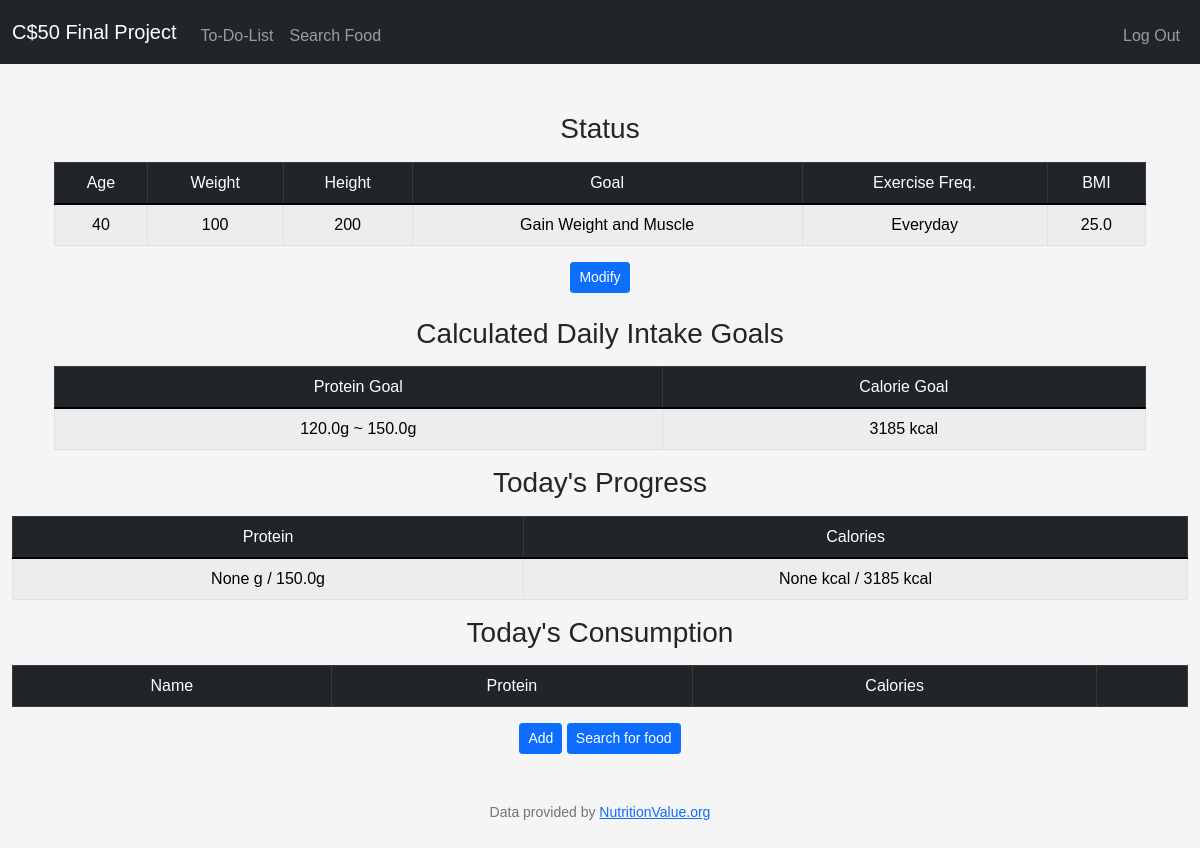
Page / (signed in) on the earlier database version.
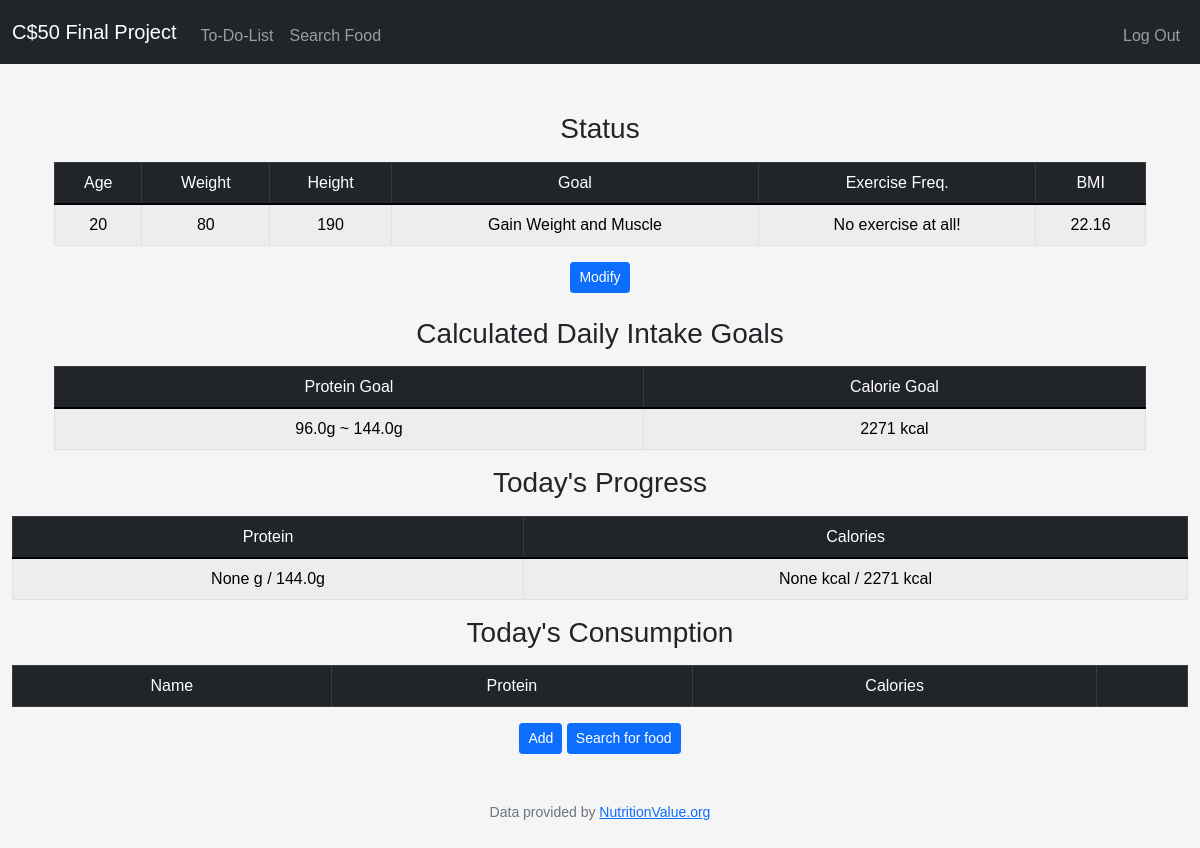
Same page on the later database version.
### tables this page shows
CREATE TABLE build (
id INTEGER PRIMARY KEY AUTOINCREMENT NOT NULL,
user_id INT,
height NUMERIC NOT NULL,
weight NUMERIC NOT NULL,
freq NUMERIC NOT NULL,
goal NUMERIC NOT NULL, age NUMERIC NOT NULL DEFAULT(0), sex INT,
FOREIGN KEY (user_id) REFERENCES users(id)
);

### app.py (the view, shortened to what this page needs)
@app.route("/", methods=["GET", "POST"])
@login_required
def index():
    if request.method == "GET":
        bmi_res = bmi(session["user_id"])
        bmr_res = bmr(session["user_id"])
        body_type = define_user(session["user_id"], bmi_res)
        intake = calculate(session["user_id"], body_type, bmr_res)
        daily_diet = db.execute("SELECT * FROM daily_diet WHERE user_id = ? AND date = ?", session["user_id"], formatted_datetime)
        daily_progress = db.execute("SELECT SUM(protein) AS pro_sum, SUM(calories) AS cal_sum FROM daily_diet WHERE date = ? AND user_id = ?", formatted_datetime, session["user_id"])
        status = db.execute("SELECT * FROM build WHERE user_id = ?", session["user_id"])
        return render_template("index.html", protein_min=intake["pro_min"], protein_max=intake["pro_max"], calorie=round(intake["calorie"]), daily_diet=daily_diet, pro_progress=daily_progress[0]["pro_sum"], cal_progress=daily_progress[0]["cal_sum"], bmi=bmi_res, status=status)

### app.py (called while the page is built)
@app.after_request
def after_request(response):
    response.headers["Cache-Control"] = "no-cache, no-store, must-revalidate"
    response.headers["Expires"] = 0
    response.headers["Pragma"] = "no-cache"
    return response

### helpers.py (called while the page is built)
def login_required(f):
    @wraps(f)
    def decorated_function(*args, **kwargs):
        if session.get("user_id") is None:
            return redirect("/login")
        return f(*args, **kwargs)
    return decorated_function

def define_user(user_id, bmi):
    data = db.execute("SELECT * FROM build WHERE user_id = ?", user_id)
    body_type = {}
    if bmi <= 18.5:
        body_type["bmi"] = 0
    elif bmi > 18.5 and bmi <= 24.9:
        body_type["bmi"] = 1
    elif bmi >= 25 and bmi <= 29.9:
        body_type["bmi"] = 2
    else:
        body_type["bmi"] = 3
    if data[0]["freq"] == 0:
        body_type["exercise_level"] = "sedentary"
    else:
        body_type["exercise_level"] = "active"
    return body_type

def bmi(user_id):
    data = db.execute("SELECT height, weight FROM build WHERE user_id = ?", user_id)
    return float("{:.2f}".format(float(data[0]["weight"] / (float(data[0]["height"])/100) ** 2)))

def bmr(user_id):
    data = db.execute("SELECT sex, age, height, weight FROM build WHERE user_id = ?", user_id)
    if data[0]["sex"] == 0:
        return 10 * data[0]["weight"] + 6.25 * data[0]["height"] - 5 * data[0]["age"] + 5
    else:
        return 10 * data[0]["weight"] + 6.25 * data[0]["height"] - 5 * data[0]["age"] - 161

### templates/index.html (shortened to what this page needs)
{% extends "layout.html" %}
{% block main %}
    <div class="container">
        <div class="container">
            <h3 class="mb-3">Status</h3>
            <table class="table mb-3 table-dark table-bordered table-striped">
                <thead>
                    <tr>
                        <td>Age</td>
                        <td>Weight</td>
                        <td>Height</td>
                        <td>Goal</td>
                        <td>Exercise Freq.</td>
                        <td>BMI</td>
                    </tr>
                </thead>
                <tbody class="table-light">
                    <tr>
                        <td>{{ status[0]["age"] }}</td>
                        <td>{{ status[0]["weight"] }}</td>
                        <td>{{ status[0]["height"] }}</td>
                        {% if status[0]["goal"]  == 0 %}
                        <td>Body Weight Maintenance</td>
                        {% elif status[0]["goal"] == 1 %}
                        <td>Gain Weight and Muscle</td>
                        {% elif status[0]["goal"] == 1 %}
                        <td>Lose Weight</td>
                        {% endif %}
                        {% if status[0]["freq"] == 0 %}
                        <td>No exercise at all!</td>
                        {% elif status[0]["freq"] == 1 %}
                        <td>Two to three times a week</td>
                        {% else %}
                        <td>Everyday</td>
                        {% endif %}
                        <td>{{ bmi }}</td>
                    </tr>
                </tbody>
            </table>
        </div>
        <div class="container mb-4">
            <button class="btn btn-sm btn-primary" data-bs-toggle="modal" data-bs-target="#modalmod">Modify</button>
        </div>
        <div class="container">
            <h3 class="mb-3">Calculated Daily Intake Goals</h3>
            <table class="table mb-3 table-dark table-bordered table-striped">
                <thead>
                    <tr>
                        <td>Protein Goal</td>
                        <td>Calorie Goal</td>
                    </tr>
                </thead>
                <tbody class="table-light">
                    <tr>
                        <td>{{ protein_min }}g ~ {{ protein_max }}g</td>
                        <td>{{ calorie }} kcal</td>
                    </tr>
                </tbody>
            </table>
        </div>
    </div>
    <h3 class="mb-3">Today's Progress</h3>
    <table class="table table-dark table-bordered table-striped">
        <thead>
            <tr>
                <td>Protein</td>
                <td>Calories</td>
            </tr>
        </thead>
        <tbody class="table-light">
            <tr>
                <td>{{ pro_progress }} g / {{ protein_max }}g</td>
                <td>{{ cal_progress }} kcal / {{calorie}} kcal </td>
            </tr>
        </tbody>
    </table>
    <h3 class="mb-3">Today's Consumption</h3>
    <table class="table table-bordered table-dark table-striped align-middle">
        <thead>
            <tr>
                <td>Name</td>
                <td>Protein</td>
                <td>Calories</td>
                <td></td>
            </tr>
        </thead>
    </table>
    <div class="container">
        <button class="btn btn-sm btn-primary" data-bs-toggle="modal" data-bs-target="#modal">Add</button>
        <a href="/search" class="btn btn-sm btn-primary">Search for food</a>
    </div>
{% endblock %}

### templates/layout.html (shortened to what this page needs)
<!DOCTYPE html>
<html lang="en">
    <head>
        <link href="https://cdn.jsdelivr.net/npm/bootstrap@5.1.3/dist/css/bootstrap.min.css" rel="stylesheet">
        <link href="/static/styles.css" rel="stylesheet">
    </head>
    <body>
        <nav class="navbar navbar-expand-md navbar-dark bg-dark" id="nav">
            <div class="container-fluid">
                <a class="navbar-brand" href="/"><span class="blue">C</span><span class="red">$</span><span class="yellow">5</span><span class="green">0</span> <span class="red">Final Project</span></a>
                <div class="collapse navbar-collapse" id="navbar">
                    {% if session["user_id"] %}
                        <ul class="navbar-nav me-auto mt-2">
                            <li class="nav-item"><a class="nav-link" href="/todolist">To-Do-List</a></li>
                            <li class="nav-item"><a class="nav-link" href="/search" id="search">Search Food</a></li>
                        </ul>
                        <ul class="navbar-nav ms-auto mt-2">
                            <li class="nav-item"><a class="nav-link" href="/logout">Log Out</a></li>
                        </ul>
                    {% else %}
                        <ul class="navbar-nav ms-auto mt-2">
                            <li class="nav-item"><a class="nav-link" href="/register">Register</a></li>
                            <li class="nav-item"><a class="nav-link" href="/login">Log In</a></li>
                        </ul>
                    {% endif %}
                </div>
            </div>
        </nav>
        <main class="container-fluid py-5 text-center" id="main">
            {% block main %}{% endblock %}
        </main>
        <footer class="mb-5 small text-center text-muted">
            Data provided by <a href="https://www.nutritionvalue.org/">NutritionValue.org</a>
        </footer>
    </body>
</html>

### static/styles.css (style rules this page uses)
body { background-color: #f5f5f5; }
* { font-family: Arial, Helvetica, sans-serif; }

Differences in the rows shown:
changed build: age "40" → "20"; weight "100" → "80"; height "200" → "190"; freq 2 → 0 (drawn)
Other differences:
{{ bmi }}: "25.0" → "22.16"
{{ protein_min }}: "120.0" → "96.0"
{{ protein_max }}: "150.0" → "144.0"
{{ calorie }}: "3185" → "2271"
text no longer shown: "Everyday"
text now shown: "No exercise at all!"
